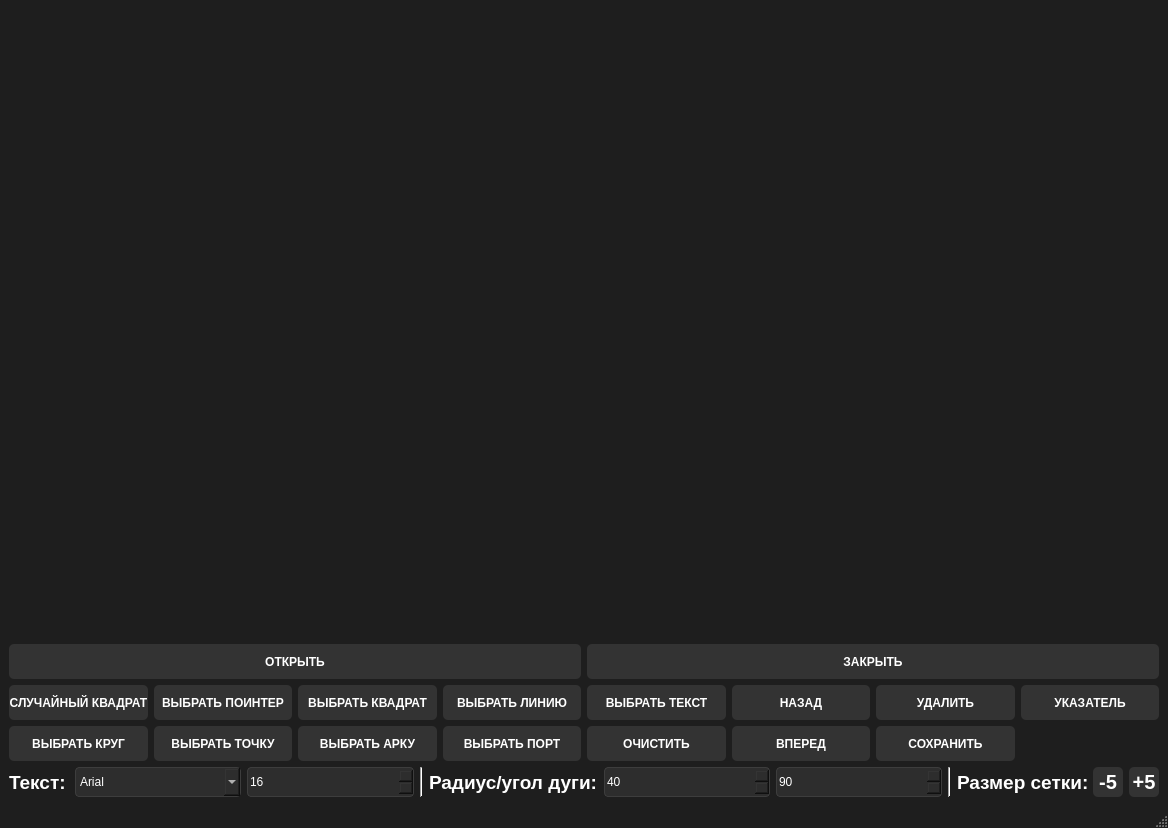
<?xml version="1.0" encoding="UTF-8"?>
<ui version="4.0">
 <class>MainWindow</class>
 <widget class="QMainWindow" name="MainWindow">
  <property name="geometry">
   <rect>
    <x>0</x>
    <y>0</y>
    <width>1168</width>
    <height>828</height>
   </rect>
  </property>
  <property name="windowTitle">
   <string>MainWindow</string>
  </property>
  <property name="styleSheet">
   <string notr="true">
QMainWindow {
    background-color: #1e1e1e;
}


QPushButton {
    background-color: #333333;
	color: #ffffff;
    border-radius: 5px;
    font-weight: bold;
}

QPushButton:pressed {
    background-color: #0080FF;
}

QFrame[frameShape=&quot;5&quot;] { 
    background-color: #3d3d3d;
}

QLabel {
    font-weight: 700;
	color: #ffffff; 
}

QSpinBox {
    border: 1px solid #3d3d3d;
    border-radius: 4px;
    background-color: #2d2d2d;
    color: #ffffff;
}

QComboBox {
    border: 1px solid #3d3d3d;
    border-radius: 4px;
    background-color: #2d2d2d;
	color: #ffffff
}

QComboBox QAbstractItemView {
    border: 1px solid #3d3d3d;
    border-radius: 4px;
    background-color: #2d2d2d;
	color: #ffffff
}</string>
  </property>
  <widget class="QWidget" name="centralwidget">
   <layout class="QVBoxLayout" name="verticalLayout" stretch="20,1,2,2">
    <item>
     <widget class="QWidget" name="widget" native="true">
      <layout class="QHBoxLayout" name="horizontalLayout_2"/>
     </widget>
    </item>
    <item>
     <layout class="QHBoxLayout" name="horizontalLayout">
      <item>
       <widget class="QPushButton" name="pushButton">
        <property name="minimumSize">
         <size>
          <width>0</width>
          <height>35</height>
         </size>
        </property>
        <property name="text">
         <string>ОТКРЫТЬ</string>
        </property>
       </widget>
      </item>
      <item>
       <widget class="QPushButton" name="pushButton_2">
        <property name="minimumSize">
         <size>
          <width>0</width>
          <height>35</height>
         </size>
        </property>
        <property name="text">
         <string>ЗАКРЫТЬ</string>
        </property>
       </widget>
      </item>
     </layout>
    </item>
    <item>
     <layout class="QGridLayout" name="gridLayout">
      <item row="2" column="0">
       <widget class="QPushButton" name="pushButton_4">
        <property name="minimumSize">
         <size>
          <width>0</width>
          <height>35</height>
         </size>
        </property>
        <property name="text">
         <string>ВЫБРАТЬ КРУГ</string>
        </property>
       </widget>
      </item>
      <item row="0" column="6">
       <widget class="QPushButton" name="pushButton_15">
        <property name="minimumSize">
         <size>
          <width>0</width>
          <height>35</height>
         </size>
        </property>
        <property name="text">
         <string>УДАЛИТЬ</string>
        </property>
       </widget>
      </item>
      <item row="2" column="4">
       <widget class="QPushButton" name="pushButton_12">
        <property name="minimumSize">
         <size>
          <width>0</width>
          <height>35</height>
         </size>
        </property>
        <property name="text">
         <string>ОЧИСТИТЬ</string>
        </property>
       </widget>
      </item>
      <item row="0" column="5">
       <widget class="QPushButton" name="pushButton_13">
        <property name="minimumSize">
         <size>
          <width>0</width>
          <height>35</height>
         </size>
        </property>
        <property name="text">
         <string>НАЗАД</string>
        </property>
       </widget>
      </item>
      <item row="0" column="1">
       <widget class="QPushButton" name="pushButton_5">
        <property name="minimumSize">
         <size>
          <width>0</width>
          <height>35</height>
         </size>
        </property>
        <property name="text">
         <string>ВЫБРАТЬ ПОИНТЕР</string>
        </property>
       </widget>
      </item>
      <item row="2" column="6">
       <widget class="QPushButton" name="pushButton_16">
        <property name="minimumSize">
         <size>
          <width>0</width>
          <height>35</height>
         </size>
        </property>
        <property name="text">
         <string>СОХРАНИТЬ</string>
        </property>
       </widget>
      </item>
      <item row="0" column="4">
       <widget class="QPushButton" name="pushButton_11">
        <property name="minimumSize">
         <size>
          <width>0</width>
          <height>35</height>
         </size>
        </property>
        <property name="text">
         <string>ВЫБРАТЬ ТЕКСТ</string>
        </property>
       </widget>
      </item>
      <item row="0" column="3">
       <widget class="QPushButton" name="pushButton_9">
        <property name="minimumSize">
         <size>
          <width>0</width>
          <height>35</height>
         </size>
        </property>
        <property name="text">
         <string>ВЫБРАТЬ ЛИНИЮ</string>
        </property>
       </widget>
      </item>
      <item row="0" column="2">
       <widget class="QPushButton" name="pushButton_7">
        <property name="minimumSize">
         <size>
          <width>0</width>
          <height>35</height>
         </size>
        </property>
        <property name="text">
         <string>ВЫБРАТЬ КВАДРАТ</string>
        </property>
       </widget>
      </item>
      <item row="2" column="3">
       <widget class="QPushButton" name="pushButton_10">
        <property name="minimumSize">
         <size>
          <width>0</width>
          <height>35</height>
         </size>
        </property>
        <property name="text">
         <string>ВЫБРАТЬ ПОРТ</string>
        </property>
       </widget>
      </item>
      <item row="2" column="1">
       <widget class="QPushButton" name="pushButton_6">
        <property name="minimumSize">
         <size>
          <width>0</width>
          <height>35</height>
         </size>
        </property>
        <property name="text">
         <string>ВЫБРАТЬ ТОЧКУ</string>
        </property>
       </widget>
      </item>
      <item row="2" column="2">
       <widget class="QPushButton" name="pushButton_8">
        <property name="minimumSize">
         <size>
          <width>0</width>
          <height>35</height>
         </size>
        </property>
        <property name="text">
         <string>ВЫБРАТЬ АРКУ</string>
        </property>
       </widget>
      </item>
      <item row="2" column="5">
       <widget class="QPushButton" name="pushButton_14">
        <property name="minimumSize">
         <size>
          <width>0</width>
          <height>35</height>
         </size>
        </property>
        <property name="text">
         <string>ВПЕРЕД</string>
        </property>
       </widget>
      </item>
      <item row="0" column="0">
       <widget class="QPushButton" name="pushButton_3">
        <property name="minimumSize">
         <size>
          <width>0</width>
          <height>35</height>
         </size>
        </property>
        <property name="text">
         <string>СЛУЧАЙНЫЙ КВАДРАТ</string>
        </property>
       </widget>
      </item>
      <item row="0" column="7">
       <widget class="QPushButton" name="pushButton_17">
        <property name="minimumSize">
         <size>
          <width>0</width>
          <height>35</height>
         </size>
        </property>
        <property name="text">
         <string>УКАЗАТЕЛЬ</string>
        </property>
       </widget>
      </item>
     </layout>
    </item>
    <item>
     <layout class="QHBoxLayout" name="horizontalLayout_3">
      <item>
       <widget class="QLabel" name="label">
        <property name="maximumSize">
         <size>
          <width>60</width>
          <height>16777215</height>
         </size>
        </property>
        <property name="font">
         <font>
          <pointsize>14</pointsize>
          <bold>true</bold>
         </font>
        </property>
        <property name="text">
         <string>Текст:</string>
        </property>
       </widget>
      </item>
      <item>
       <widget class="QComboBox" name="comboBox">
        <property name="minimumSize">
         <size>
          <width>0</width>
          <height>30</height>
         </size>
        </property>
        <item>
         <property name="text">
          <string>Arial</string>
         </property>
        </item>
        <item>
         <property name="text">
          <string>Times New Roman</string>
         </property>
        </item>
        <item>
         <property name="text">
          <string>Courier New</string>
         </property>
        </item>
       </widget>
      </item>
      <item>
       <widget class="QSpinBox" name="spinBox">
        <property name="minimumSize">
         <size>
          <width>0</width>
          <height>30</height>
         </size>
        </property>
        <property name="minimum">
         <number>8</number>
        </property>
        <property name="maximum">
         <number>72</number>
        </property>
        <property name="value">
         <number>16</number>
        </property>
       </widget>
      </item>
      <item>
       <widget class="Line" name="line">
        <property name="styleSheet">
         <string notr="true"/>
        </property>
        <property name="orientation">
         <enum>Qt::Orientation::Vertical</enum>
        </property>
       </widget>
      </item>
      <item>
       <widget class="QLabel" name="label_2">
        <property name="minimumSize">
         <size>
          <width>0</width>
          <height>0</height>
         </size>
        </property>
        <property name="font">
         <font>
          <pointsize>14</pointsize>
          <bold>true</bold>
         </font>
        </property>
        <property name="text">
         <string>Радиус/угол дуги:</string>
        </property>
       </widget>
      </item>
      <item>
       <widget class="QSpinBox" name="spinBox_2">
        <property name="minimumSize">
         <size>
          <width>0</width>
          <height>30</height>
         </size>
        </property>
        <property name="minimum">
         <number>5</number>
        </property>
        <property name="maximum">
         <number>300</number>
        </property>
        <property name="value">
         <number>40</number>
        </property>
       </widget>
      </item>
      <item>
       <widget class="QSpinBox" name="spinBox_3">
        <property name="minimumSize">
         <size>
          <width>0</width>
          <height>30</height>
         </size>
        </property>
        <property name="minimum">
         <number>1</number>
        </property>
        <property name="maximum">
         <number>360</number>
        </property>
        <property name="value">
         <number>90</number>
        </property>
       </widget>
      </item>
      <item>
       <widget class="Line" name="line_2">
        <property name="orientation">
         <enum>Qt::Orientation::Vertical</enum>
        </property>
       </widget>
      </item>
      <item>
       <widget class="QLabel" name="label_3">
        <property name="maximumSize">
         <size>
          <width>130</width>
          <height>16777215</height>
         </size>
        </property>
        <property name="font">
         <font>
          <pointsize>14</pointsize>
          <bold>true</bold>
         </font>
        </property>
        <property name="text">
         <string>Размер сетки:</string>
        </property>
       </widget>
      </item>
      <item>
       <widget class="QPushButton" name="pushButton_18">
        <property name="minimumSize">
         <size>
          <width>0</width>
          <height>30</height>
         </size>
        </property>
        <property name="maximumSize">
         <size>
          <width>30</width>
          <height>16777215</height>
         </size>
        </property>
        <property name="font">
         <font>
          <pointsize>15</pointsize>
          <bold>true</bold>
         </font>
        </property>
        <property name="text">
         <string>-5</string>
        </property>
       </widget>
      </item>
      <item>
       <widget class="QPushButton" name="pushButton_19">
        <property name="minimumSize">
         <size>
          <width>0</width>
          <height>30</height>
         </size>
        </property>
        <property name="maximumSize">
         <size>
          <width>30</width>
          <height>16777215</height>
         </size>
        </property>
        <property name="font">
         <font>
          <pointsize>15</pointsize>
          <bold>true</bold>
         </font>
        </property>
        <property name="text">
         <string>+5</string>
        </property>
       </widget>
      </item>
     </layout>
    </item>
   </layout>
  </widget>
  <widget class="QMenuBar" name="menubar">
   <property name="geometry">
    <rect>
     <x>0</x>
     <y>0</y>
     <width>1168</width>
     <height>21</height>
    </rect>
   </property>
  </widget>
  <widget class="QStatusBar" name="statusbar"/>
 </widget>
 <resources/>
 <connections/>
</ui>
